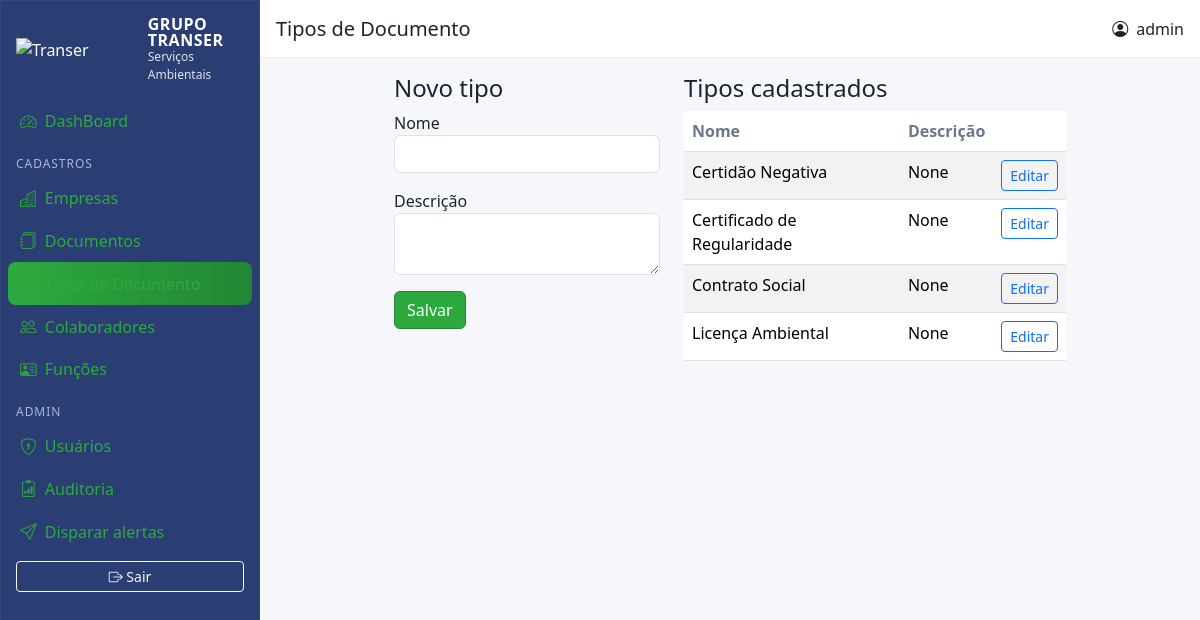
Page /documentos/tipos (signed in) on the committed database.
### models.py (models this page shows, shortened)
class TimestampMixin:
    created_at = db.Column(db.DateTime, default=datetime.utcnow)
    updated_at = db.Column(db.DateTime, default=datetime.utcnow, onupdate=datetime.utcnow)

class User(UserMixin, TimestampMixin, db.Model):
    id = db.Column(db.Integer, primary_key=True)
    username = db.Column(db.String(80), unique=True, nullable=False)
    password_hash = db.Column(db.String(255), nullable=False)
    role = db.Column(db.String(20), default="user")
    active = db.Column(db.Boolean, default=True)

class DocumentType(TimestampMixin, db.Model):
    id = db.Column(db.Integer, primary_key=True)
    nome = db.Column(db.String(120), unique=True, nullable=False)
    descricao = db.Column(db.String(255))

### blueprints/documents/routes.py (the view, shortened to what this page needs)
@documents_bp.route("/tipos", methods=["GET","POST"])
@login_required
def types():
    form = DocumentTypeForm()
    tipos = DocumentType.query.order_by(DocumentType.nome).all()
    return render_template("documents/types.html", tipos=tipos, form=form)

### forms.py
class DocumentTypeForm(FlaskForm):
    nome = StringField("Nome", validators=[DataRequired()])
    descricao = TextAreaField("Descrição", validators=[Optional()])
    submit = SubmitField("Salvar")

### models.py (called while the page is built)
@login_manager.user_loader
def load_user(user_id):
    return User.query.get(int(user_id))

### templates/documents/types.html (shortened to what this page needs)
{% extends 'base.html' %}
{% block page_title %}<h5 class="m-0">Tipos de Documento</h5>{% endblock %}
{% block content %}
<div class="row">
  <div class="col-md-5">
    {% if edit_id %}<h4>Editar tipo</h4>{% else %}<h4>Novo tipo</h4>{% endif %}
    <form method="post">
      <div class="mb-3">{{ form.nome.label }} {{ form.nome(class_='form-control') }}</div>
      <div class="mb-3">{{ form.descricao.label }} {{ form.descricao(class_='form-control') }}</div>
      <button class="btn btn-primary">Salvar</button>
    </form>
  </div>
  <div class="col-md-7">
    <h4>Tipos cadastrados</h4>
    <table class="table table-striped">
      <thead><tr><th>Nome</th><th>Descrição</th><th></th></tr></thead>
      <tbody>
      {% for t in tipos %}
        <tr><td>{{ t.nome }}</td><td>{{ t.descricao }}</td><td><a class='btn btn-sm btn-outline-primary' href='{{ url_for('documents.types_edit', type_id=t.id) }}'>Editar</a></td></tr>
      {% endfor %}
      </tbody>
    </table>
  </div>
</div>
{% endblock %}

### templates/base.html (shortened to what this page needs)
<!doctype html>
<html lang="pt-br">
<head>
  <link href="https://cdn.jsdelivr.net/npm/bootstrap@5.3.3/dist/css/bootstrap.min.css" rel="stylesheet">
  <link href="https://cdn.jsdelivr.net/npm/bootstrap-icons@1.11.3/font/bootstrap-icons.css" rel="stylesheet">
  <link href="{{ url_for('static', filename='css/style.css') }}" rel="stylesheet">
</head>
<body>
<div class="app-shell">
  <aside class="sidebar d-flex flex-column">
    <div class="brand px-3 py-3 d-flex align-items-center gap-2">
      <img src="{{ url_for('static', filename='img/logo.png') }}" alt="Transer" class="brand-logo">
      <div class="brand-text">
        <div class="brand-title">GRUPO TRANSER</div>
        <div class="brand-sub">Serviços Ambientais</div>
      </div>
    </div>
    <nav class="nav flex-column px-2">
      <a href="{{ url_for('main.index') }}" class="nav-link {% if request.endpoint=='main.index' %}active{% endif %}">
        <i class="bi bi-speedometer2"></i> DashBoard
      </a>
      <div class="nav-section">Cadastros</div>
      <a href="{{ url_for('companies.list') }}" class="nav-link {% if request.blueprint=='companies' %}active{% endif %}"><i class="bi bi-buildings"></i> Empresas</a>
      <a href="{{ url_for('documents.list') }}" class="nav-link {% if request.blueprint=='documents' and request.endpoint!='documents.types' %}active{% endif %}"><i class="bi bi-journals"></i> Documentos</a>
      <a href="{{ url_for('documents.types') }}" class="nav-link {% if request.endpoint=='documents.types' %}active{% endif %}"><i class="bi bi-tags"></i> Tipos de Documento</a>
      <a href="{{ url_for('rh.employees_list') }}" class="nav-link {% if request.endpoint=='rh.employees_list' %}active{% endif %}"><i class="bi bi-people"></i> Colaboradores</a>
      <a href="{{ url_for('rh.functions') }}" class="nav-link {% if request.endpoint=='rh.functions' %}active{% endif %}"><i class="bi bi-person-vcard"></i> Funções</a>
      {% if current_user.is_authenticated and current_user.role == 'admin' %}
      <div class="nav-section">Admin</div>
      <a href="{{ url_for('auth.users_list') }}" class="nav-link {% if request.endpoint=='auth.users_list' %}active{% endif %}"><i class="bi bi-shield-lock"></i> Usuários</a>
      <a href="{{ url_for('admin.audit') }}" class="nav-link {% if request.endpoint=='admin.audit' %}active{% endif %}"><i class="bi bi-clipboard2-data"></i> Auditoria</a>
      <a href="{{ url_for('admin.trigger_alerts') }}" class="nav-link"><i class="bi bi-send"></i> Disparar alertas</a>
      {% endif %}
      <div class="mt-auto p-2"><a href="{{ url_for('auth.logout') }}" class="btn btn-sm btn-outline-light w-100"><i class="bi bi-box-arrow-right"></i> Sair</a></div>
    </nav>
  </aside>
  <section class="content">
    <header class="topbar d-flex justify-content-between align-items-center px-3">
      <div class="page-title">{% block page_title %}{% endblock %}</div>
      <div class="user-info d-flex align-items-center gap-2"><i class="bi bi-person-circle"></i> {{ current_user.username }}</div>
    </header>
    <main class="page px-3 py-3">
      {% block content %}{% endblock %}
    </main>
  </section>
</div>
</body>
</html>

### static/css/style.css (style rules this page uses)
:root { --navy:#2B3E73;--navy-700:#22345F;--green:#2DAA3E;--green-700:#228634;--bg:#f5f7fb;--text:#1f2330;--muted:#6c778c; }
body { background-color:var(--bg);color:var(--text) }
.app-shell { display:flex;min-height:100vh }
.sidebar { width:260px;background:var(--navy);color:#fff;position:sticky;top:0;height:100vh;box-shadow:0 0 0 1px rgba(255,255,255,.05) inset }
.brand-logo { width:180px;max-height:56px;height:auto;object-fit:contain }
.brand-title { font-weight:700;letter-spacing:.5px;line-height:1 }
.brand-sub { font-size:.75rem;opacity:.85 }
.sidebar .nav-link { color:#dfe7ff;border-radius:8px;padding:.55rem .75rem;display:flex;gap:.5rem;align-items:center;font-weight:500;transition:background .15s ease,transform .05s ease }
.sidebar .nav-link i { font-size:1.05rem;opacity:.9 }
.sidebar .nav-link.active { background:linear-gradient(90deg,var(--green),var(--green-700));color:#fff }
.nav-section { color:#a8b7e1;font-size:.75rem;text-transform:uppercase;letter-spacing:.08em;margin:.75rem .5rem .25rem }
.content { flex:1;display:flex;flex-direction:column }
.topbar { height:58px;background:#fff;border-bottom:1px solid #e6ebf5 }
.page { max-width:1300px;margin:0 auto }
.table thead th { color:var(--muted);font-weight:600 }
a:not(.btn),.link-primary,.text-primary { color:var(--green)!important }
.btn-primary { background-color:var(--green);border-color:var(--green-700);color:#fff }

### rows in the picture
User: username "admin"
DocumentType: nome "Certidão Negativa", descricao "None"
DocumentType: nome "Certificado de Regularidade", descricao "None"
DocumentType: nome "Contrato Social", descricao "None"
DocumentType: nome "Licença Ambiental", descricao "None"
